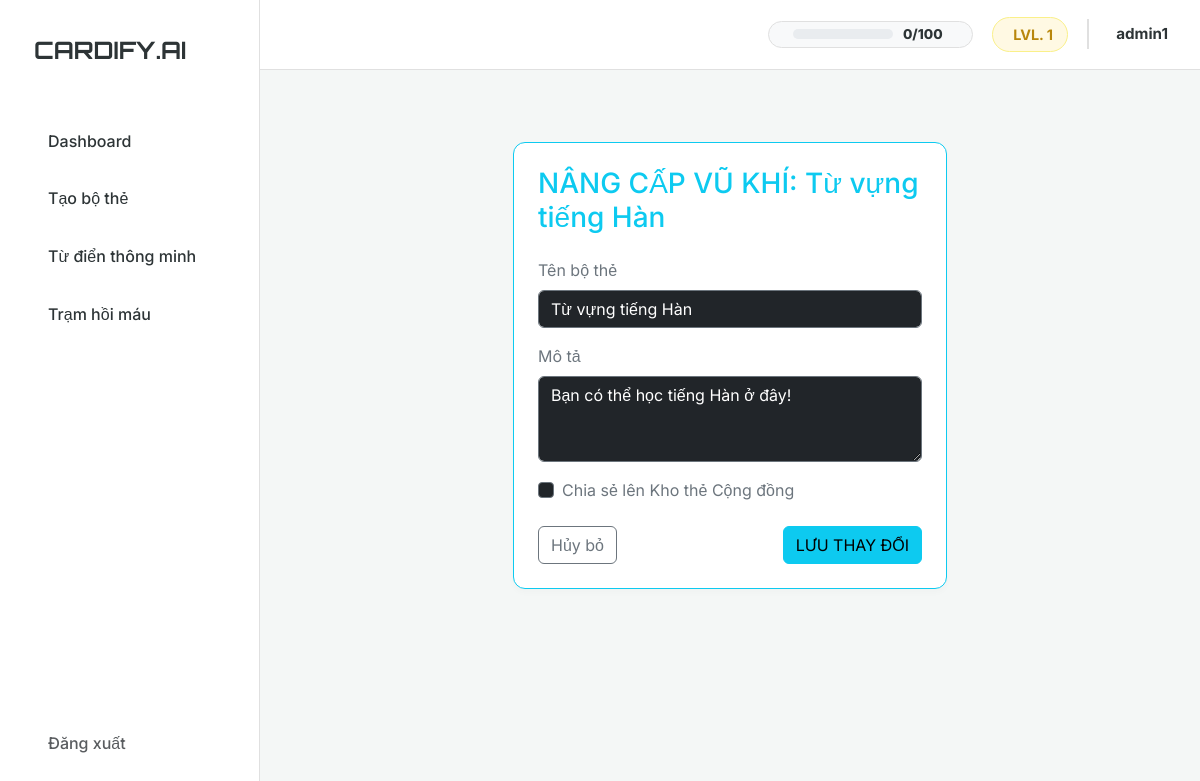
Screenshot of /deck/3/edit/ (signed in) with the database file from the repository.
### flashcards/models.py (models this page shows, shortened)
class Deck(models.Model):
    user = models.ForeignKey(User, on_delete=models.CASCADE)
    title = models.CharField(max_length=200)
    description = models.TextField(blank=True)
    is_public = models.BooleanField(default=False) # True = Đưa lên Kho thẻ cộng đồng
    created_at = models.DateTimeField(auto_now_add=True)

### flashcards/views.py (the view, shortened to what this page needs)
# urls.py: path('deck/<int:deck_id>/edit/', views.edit_deck, name='edit_deck'),
@login_required(login_url='/admin/login/')
def edit_deck(request, deck_id):
    deck = get_object_or_404(Deck, id=deck_id, user=request.user)
    return render(request, 'flashcards/edit_deck.html', {'deck': deck})

### flashcards/templates/flashcards/edit_deck.html (shortened to what this page needs)
{% extends 'flashcards/base.html' %}
{% block content %}
<div class="row justify-content-center mt-5">
    <div class="col-md-6">
        <div class="card p-4 border-info">
            <h3 class="text-info mb-4">NÂNG CẤP VŨ KHÍ: {{ deck.title }}</h3>
            <form method="POST" action="">
                <div class="mb-3">
                    <label class="form-label text-secondary">Tên bộ thẻ</label>
                    <input type="text" name="title" class="form-control bg-dark text-white border-secondary" required value="{{ deck.title }}">
                </div>
                <div class="mb-3">
                    <label class="form-label text-secondary">Mô tả</label>
                    <textarea name="description" class="form-control bg-dark text-white border-secondary" rows="3">{{ deck.description|default_if_none:'' }}</textarea>
                </div>
                <div class="mb-4 form-check">
                    <input type="checkbox" name="is_public" class="form-check-input bg-dark border-secondary" id="publicCheck" {% if deck.is_public %}checked{% endif %}>
                    <label class="form-check-label text-secondary" for="publicCheck">
                        Chia sẻ lên Kho thẻ Cộng đồng
                    </label>
                </div>
                <div class="d-flex justify-content-between">
                    <a href="{% url 'dashboard' %}" class="btn btn-outline-secondary">Hủy bỏ</a>
                    <button type="submit" class="btn btn-info">LƯU THAY ĐỔI</button>
                </div>
            </form>
        </div>
    </div>
</div>
{% endblock %}

### flashcards/templates/flashcards/base.html (shortened to what this page needs)
{% load static %}
<!DOCTYPE html>
<html lang="vi">
<head>
    <link href="https://cdn.jsdelivr.net/npm/bootstrap@5.3.0/dist/css/bootstrap.min.css" rel="stylesheet">
    <link href="https://unpkg.com/aos@2.3.1/dist/aos.css" rel="stylesheet">
    <link rel="stylesheet" href="{% static 'css/style.css' %}">
</head>
<body>
<div class="main-wrapper">
    <aside class="sidebar">
        <a href="{% url 'dashboard' %}" class="brand-logo">
             CARDIFY.AI
        </a>
        <ul class="nav-menu">
            <li class="nav-item">
                <a href="{% url 'dashboard' %}" class="nav-link {% if request.resolver_match.url_name == 'dashboard' %}active{% endif %}">
                     Dashboard
                </a>
            </li>
            <li class="nav-item">
                <a href="{% url 'create_deck' %}" class="nav-link {% if request.resolver_match.url_name == 'create_deck' %}active{% endif %}">
                     Tạo bộ thẻ
                </a>
            </li>
            <li class="nav-item">
                <a href="{% url 'dictionary' %}" class="nav-link {% if 'dictionary' in request.path %}active{% endif %}">
                     Từ điển thông minh
                </a>
            </li>
            <li class="nav-item">
                <a href="{% url 'pomodoro' %}" class="nav-link {% if request.resolver_match.url_name == 'pomodoro' %}active{% endif %}">
                     Trạm hồi máu
                </a>
            </li>
        </ul>
        <div class="mt-auto">
            <a href="javascript:void(0)" onclick="document.getElementById('logout-form').submit();" class="nav-link text-muted">
                 Đăng xuất
            </a>
        </div>
    </aside>
    <main class="content-area">
        <header class="top-navbar">
            {% if user.is_authenticated %}
            <div class="user-status-wrapper">
                <div class="energy-bar-container">
                    <div class="progress energy-progress">
                    </div>
                    <span class="energy-text">{{ user.profile.energy|default:0 }}/100</span>
                </div>
                <div class="stat-badge level-badge">
                    <span>LVL. {{ user.profile.level|default:1 }}</span>
                </div>
                <div class="user-profile-info">
                    <span class="username-text ms-1">{{ user.username }}</span>
                </div>
            </div>
            {% endif %}
        </header>
        <div class="container-fluid p-4">
            {% block content %}{% endblock %}
        </div>
    </main>
</div>
</body>
</html>

### static/css/style.css (style rules this page uses)
:root { --primary-yellow: #FFD700; --primary-orange: #FF9800; --soft-yellow: #FFF9E3; --dark-text: #2D3436; --light-gray: #F4F7F6; --white: #FFFFFF; --border-color: #E0E0E0; --sidebar-width: 260px; --danger-red: #dc3545; --soft-red: #fff5f5; }
body { background-color: var(--light-gray); color: var(--dark-text); font-family: 'Inter', sans-serif; margin: 0; }
.main-wrapper { display: flex; min-height: 100vh; }
.sidebar { width: var(--sidebar-width); background-color: var(--white); border-right: 1px solid var(--border-color); position: fixed; height: 100vh; padding: 2rem 1.5rem; display: flex; flex-direction: column; z-index: 1000; }
.brand-logo { font-family: 'Orbitron', sans-serif; font-size: 1.5rem; font-weight: bold; color: var(--dark-text); text-decoration: none; margin-bottom: 3rem; display: flex; align-items: center; gap: 10px; }
.nav-menu { list-style: none; padding: 0; flex-grow: 1; }
.nav-item { margin-bottom: 0.5rem; }
.nav-link { display: flex; align-items: center; padding: 0.8rem 1rem; color: var(--dark-text); text-decoration: none; border-radius: 8px; transition: all 0.3s; font-weight: 500; }
.content-area { margin-left: var(--sidebar-width); flex-grow: 1; display: flex; flex-direction: column; }
.top-navbar { height: 70px; background-color: var(--white); border-bottom: 1px solid var(--border-color); display: flex; align-items: center; justify-content: flex-end; padding: 0 2rem; position: sticky; top: 0; z-index: 100; }
.user-status-wrapper { display: flex; align-items: center; gap: 1.2rem; }
.energy-bar-container { display: flex; align-items: center; gap: 10px; background: #f8f9fa; padding: 6px 14px; border-radius: 50px; border: 1px solid var(--border-color); }
.energy-progress { width: 100px; height: 10px !important; background-color: #e9ecef; border-radius: 10px; overflow: hidden; margin-bottom: 0; }
.energy-text { font-size: 0.85rem; font-weight: 800; color: var(--dark-text); min-width: 55px; line-height: 1; }
.stat-badge { padding: 6px 14px; border-radius: 50px; font-size: 0.9rem; font-weight: bold; display: flex; align-items: center; gap: 6px; }
.level-badge { color: #B8860B; background: var(--soft-yellow); border: 1px solid #faf089; }
.user-profile-info { display: flex; align-items: center; gap: 8px; padding-left: 15px; border-left: 2px solid var(--border-color); height: 30px; }
.username-text { font-weight: 700; font-size: 0.95rem; color: var(--dark-text); }
.card { background: var(--white); border: 1px solid var(--border-color); border-radius: 12px; box-shadow: 0 4px 6px rgba(0,0,0,0.02); transition: transform 0.2s, box-shadow 0.2s; }

### rows the page displays
Deck: title "Từ vựng tiếng Hàn", description "Bạn có thể học tiếng Hàn ở đây!"

### other values shown
{{ user.profile.energy|default:0 }} "0"
{{ user.profile.level|default:1 }} "1"
{{ user.username }} "admin1"
